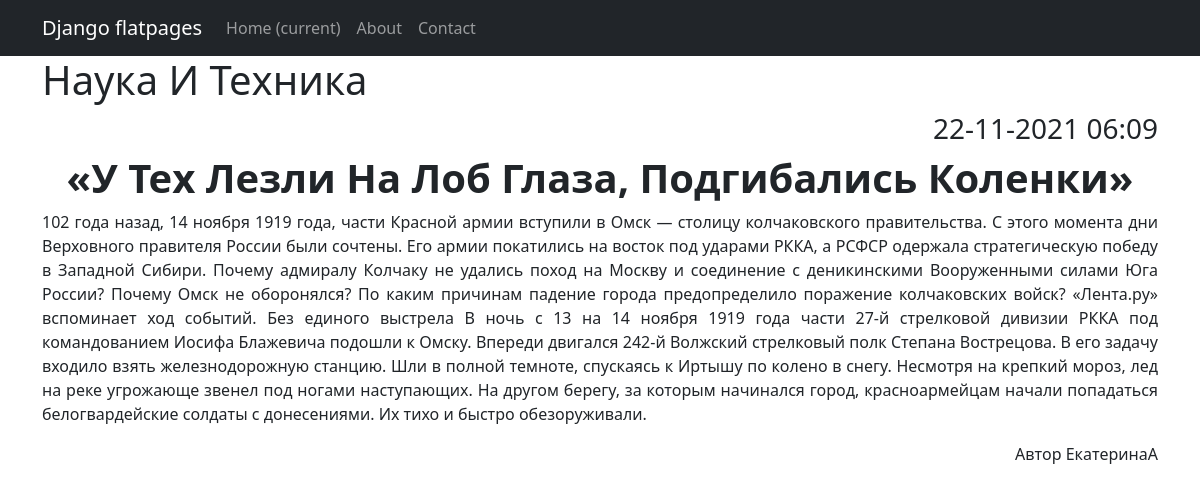
/news/5, run on the app's committed database.
### news/models.py (models this page shows, shortened)
class Post (models.Model):
    title = models.CharField(max_length=128)
    full_text=models.TextField()
    date_create=models.DateTimeField(auto_now_add=True)
    author = models.ForeignKey(settings.AUTH_USER_MODEL, on_delete=models.CASCADE, null=True)
    category = models.ForeignKey(to='Category', on_delete=models.CASCADE, related_name='Category')
    def __str__(self):
        return f'{self.title}'

class Category(models.Model):
    name = models.CharField(max_length=100, unique=True)  # названия категорий тоже не должны повторяться

### news/views.py (the view)
# urls.py: path('<int:pk>', PostDetail.as_view(), name='post_detail'),
class PostDetail(DetailView):
    model = Post  # модель всё та же, но мы хотим получать детали конкретно отдельного товара
    template_name = 'post_detail.html'  # название шаблона будет product.html

### templates/post_detail.html (shortened to what this page needs)
{% extends 'flatpages/default.html' %}
{% block content %}
<h1 style="text-align: left;">{{ post.category.name|title}}</h1>
<h3 style="text-align: right;">{{ post.date_create|date:"d-m-Y H:i" }}</h3>
<h1 style="text-align: center;"><strong>{{ post|title }}</strong></h1>
<p style="text-align: justify;">{{ post.full_text }} </p>
<p style="text-align: right;"><th> Автор </th>{{ post.author }}</p>
{% endblock content %}

### data on the page
Post: category.name "Наука И Техника", date_create "22-11-2021 06:09", title "«У Тех Лезли На Лоб Глаза, Подгибались Коленки»", full_text "102 года назад, 14 ноября 1919 года, части Красной армии вступили в Омск — столицу колчаковского правительства. С этого момента дни Верховного правителя России были сочтены. Его армии покатились на восток под ударами РККА, а РСФСР одержала стратегическую победу в Западной Сибири. Почему адмиралу Колчаку не удались поход на Москву и соединение с деникинскими Вооруженными силами Юга России? Почему Омск не оборонялся? По каким причинам падение города предопределило поражение колчаковских войск? «Лента.ру» вспоминает ход событий. Без единого выстрела В ночь с 13 на 14 ноября 1919 года части 27-й стрелковой дивизии РККА под командованием Иосифа Блажевича подошли к Омску. Впереди двигался 242-й…", author "ЕкатеринаА"
